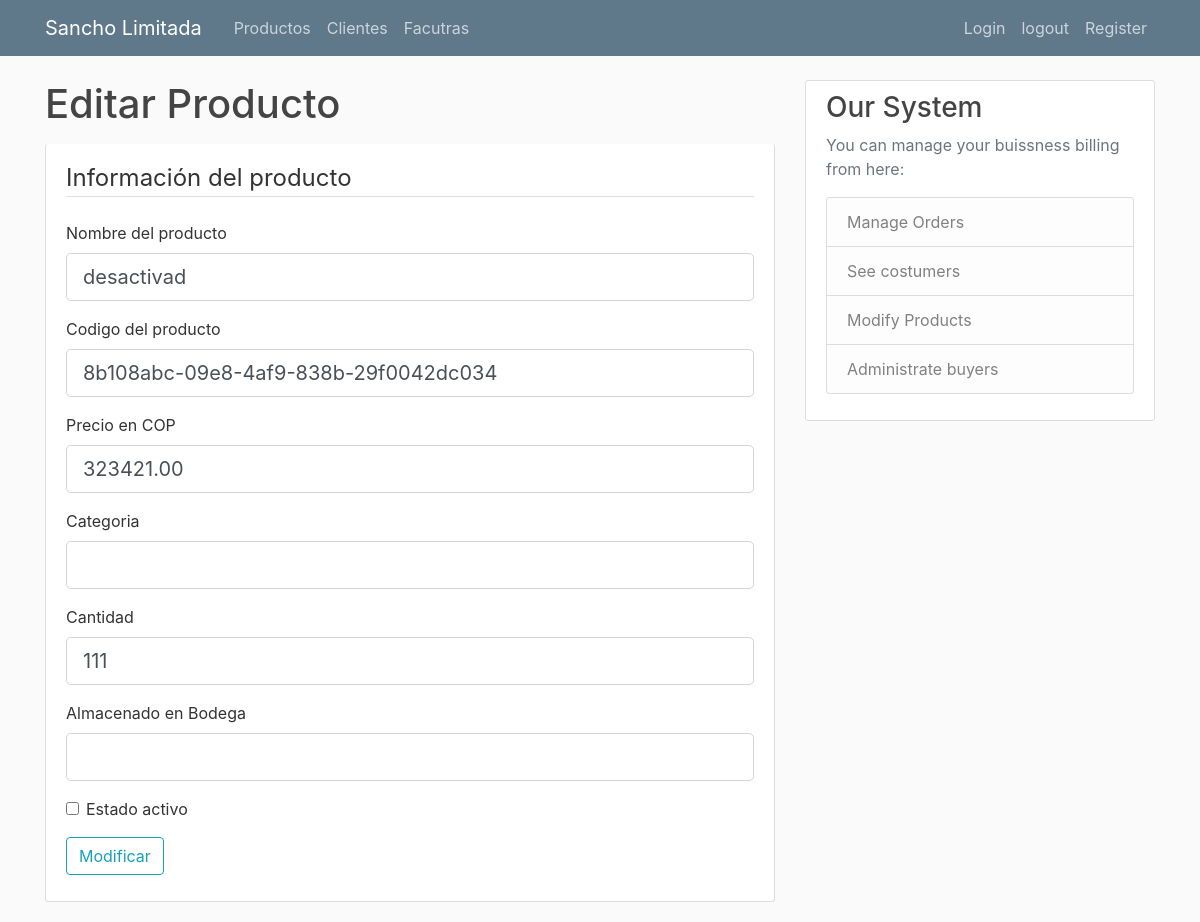
Page /productos/2 (signed in) on the earlier database version.
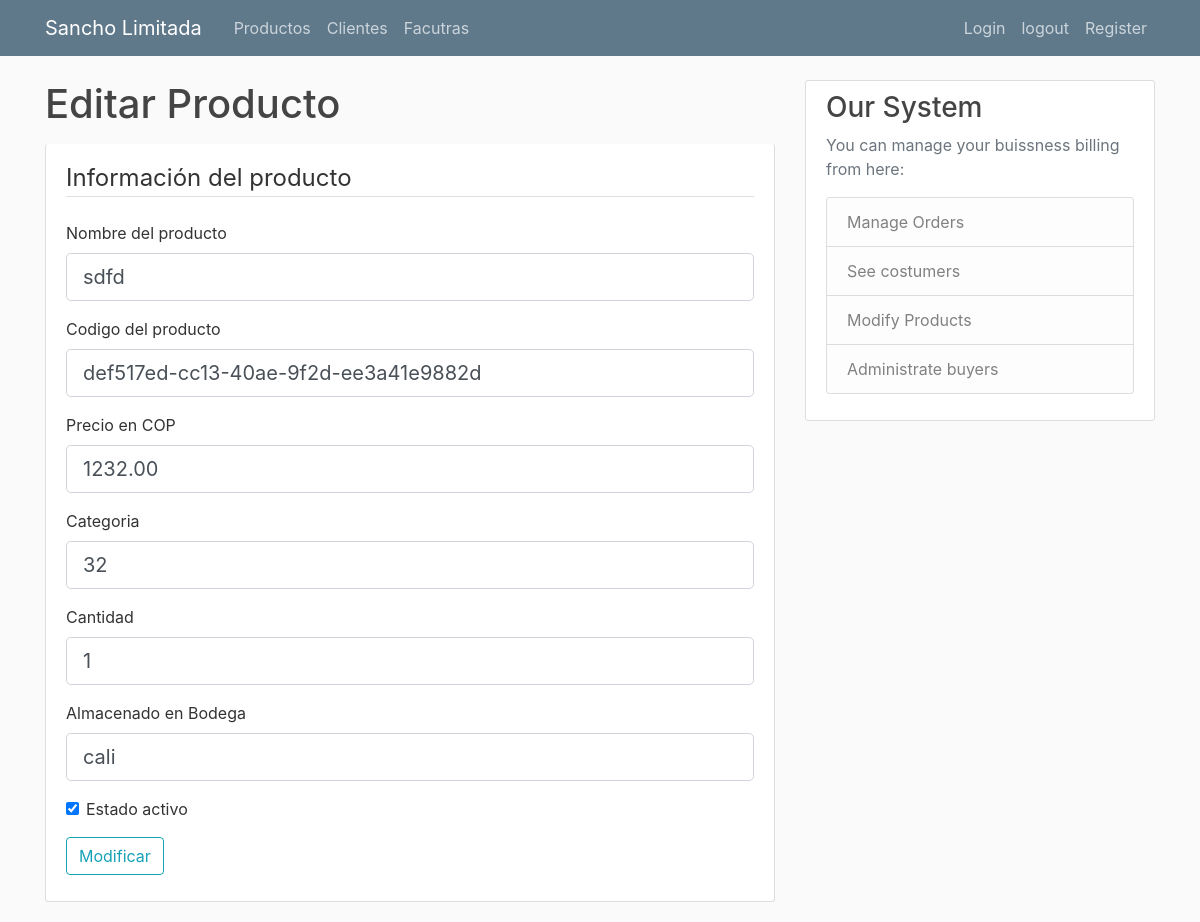
Same page on the later database version.
### SanchoApp/Products/model.py (models this page shows, shortened)
class Producto(db.Model):
    __tablename__="productos"
    relacion_facturas = relationship("Factura",
                            secondary=relacion_productos_facturas,
                            back_populates="relacion_productos")
    id = db.Column(db.Integer, primary_key=True)
    nombre = db.Column(db.String(100), nullable=False)
    codigo = db.Column(db.String(100), nullable=False, unique=True)
    precio = db.Column(db.String(10), nullable=False)
    cantidad = db.Column(db.Integer, nullable=False, default=1)
    categoria = db.Column(db.String(100), nullable=True)
    bodega = db.Column(db.String(100), nullable=True)
    estado_activo = db.Column(db.Boolean(), nullable=False, default=True)

### SanchoApp/Products/controller.py (the view)
    @app.route("/productos/<string:id>",  methods=['GET', 'POST'])
    @login_required
    def update_products(id):
        product_to_edit = Producto.query.get(id)
        if product_to_edit is None:
            return "404"
        else:
            form = UpdateProductForm(
                nombre=product_to_edit.nombre,
                codigo=product_to_edit.codigo,
                precio=float(product_to_edit.precio),
                categoria=product_to_edit.categoria,
                cantidad=product_to_edit.cantidad,
                bodega=product_to_edit.bodega,
                estado_activo=product_to_edit.estado_activo
            )
            if form.validate_on_submit():
                product_to_edit.nombre = form.nombre.data
                product_to_edit.codigo = form.codigo.data
                product_to_edit.categoria = form.categoria.data
                product_to_edit.cantidad = form.cantidad.data
                product_to_edit.bodega = form.bodega.data
                product_to_edit.estado_activo = form.estado_activo.data
                db.session.commit()
                flash(f'Product: {product_to_edit} updated!', 'success')
                return redirect(url_for('productos'))
            else:
                return render_template('Products/productos_registrar.html', title='Editar Producto', form=form)

### SanchoApp/Products/view.py
class UpdateProductForm(FlaskForm):
    nombre = StringField('Nombre del producto', validators=[DataRequired()])
    codigo = StringField('Codigo del producto', validators=[DataRequired()])
    precio = DecimalField('Precio en COP', validators=[DataRequired()])
    cantidad = IntegerField('Cantidad', default=1)
    categoria = StringField('Categoria', default="")
    bodega = StringField('Almacenado en Bodega', default="")
    estado_activo = BooleanField('Estado activo', default=True)
    submit = SubmitField('Modificar')

### SanchoApp/templates/Products/productos_registrar.html (shortened to what this page needs)
{% extends "layout.html" %}
{% block content %}
<h1 class="mb-3">{{title}}</h1>
<div class="content-section border-top-0 pt-3">
  <form method="POST" action="">
    <fieldset class="form-group">
      <legend class="border-bottom mb-4">Información del producto</legend>
      <div class="form-group">
        {{ form.nombre.label(class="form-control-label") }}
        {% if form.nombre.errors %}
        {{ form.nombre(class="form-control form-control-lg is-invalid") }}
        <div class="invalid-feedback">
          {% for error in form.nombre.errors %}
          <span>{{ error }}</span>
          {% endfor %}
        </div>
        {% else %}
        {{ form.nombre(class="form-control form-control-lg") }}
        {% endif %}
      </div>
      <div class="form-group">
        {{ form.codigo.label(class="form-control-label") }}
        {% if form.codigo.errors %}
        {{ form.codigo(class="form-control form-control-lg is-invalid") }}
        <div class="invalid-feedback">
          {% for error in form.codigo.errors %}
          <span>{{ error }}</span>
          {% endfor %}
        </div>
        {% else %}
        {{ form.codigo(class="form-control form-control-lg") }}
        {% endif %}
      </div>
      <div class="form-group">
        {{ form.precio.label(class="form-control-label") }}
        {% if form.precio.errors %}
        {{ form.precio(class="form-control form-control-lg is-invalid") }}
        <div class="invalid-feedback">
          {% for error in form.precio.errors %}
          <span>{{ error }}</span>
          {% endfor %}
        </div>
        {% else %}
        {{ form.precio(class="form-control form-control-lg") }}
        {% endif %}
      </div>
      <div class="form-group">
        {{ form.categoria.label(class="form-control-label") }}
        {% if form.categoria.errors %}
        {{ form.categoria(class="form-control form-control-lg is-invalid") }}
        <div class="invalid-feedback">
          {% for error in form.categoria.errors %}
          <span>{{ error }}</span>
          {% endfor %}
        </div>
        {% else %}
        {{ form.categoria(class="form-control form-control-lg") }}
        {% endif %}
      </div>
      <div class="form-group">
        {{ form.cantidad.label(class="form-control-label") }}
        {% if form.cantidad.errors %}
        {{ form.cantidad(class="form-control form-control-lg is-invalid") }}
        <div class="invalid-feedback">
          {% for error in form.cantidad.errors %}
          <span>{{ error }}</span>
          {% endfor %}
        </div>
        {% else %}
        {{ form.cantidad(class="form-control form-control-lg") }}
        {% endif %}
      </div>
      <div class="form-group">
        {{ form.bodega.label(class="form-control-label") }}
        {% if form.bodega.errors %}
        {{ form.bodega(class="form-control form-control-lg is-invalid") }}
        <div class="invalid-feedback">
          {% for error in form.bodega.errors %}
          <span>{{ error }}</span>
          {% endfor %}
        </div>
        {% else %}
        {{ form.bodega(class="form-control form-control-lg") }}
        {% endif %}
      </div>
      <div class="form-check">
        {{ form.estado_activo(class="form-check-input") }}
        {{ form.estado_activo.label(class="form-check-label") }}
      </div>
    </fieldset>
    <div class="form-group">
      {{ form.submit(class="btn btn-outline-info") }}
    </div>
  </form>
</div>
{% endblock content %}

Differences in the rows shown:
changed Producto: nombre "desactivad" → "sdfd"; codigo "8b108abc-09e8-4af9-838b-29f0042dc034" → "def517ed-cc13-40ae-9f2d-ee3a41e9882d"; precio "323421.00" → "1232.00"; categoria (not shown) → "32"; cantidad "111" → "1"; bodega (not shown) → "cali"; estado_activo "☐" → "☑"
